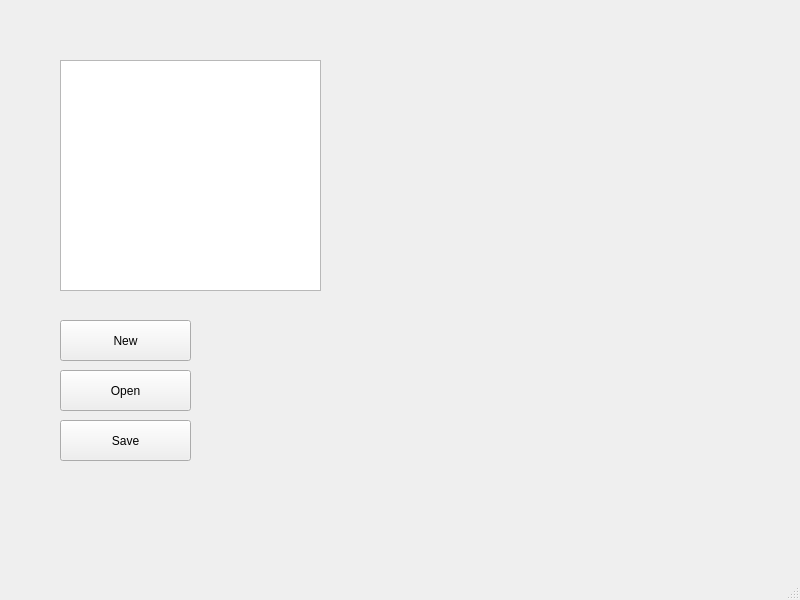
<?xml version="1.0" encoding="UTF-8"?>
<ui version="4.0">
 <class>MainWindow</class>
 <widget class="QMainWindow" name="MainWindow">
  <property name="geometry">
   <rect>
    <x>0</x>
    <y>0</y>
    <width>800</width>
    <height>600</height>
   </rect>
  </property>
  <property name="windowTitle">
   <string>MainWindow</string>
  </property>
  <widget class="QWidget" name="centralwidget">
   <widget class="QTextEdit" name="text_edit">
    <property name="geometry">
     <rect>
      <x>60</x>
      <y>60</y>
      <width>261</width>
      <height>231</height>
     </rect>
    </property>
   </widget>
   <widget class="QPushButton" name="action_new">
    <property name="geometry">
     <rect>
      <x>60</x>
      <y>320</y>
      <width>131</width>
      <height>41</height>
     </rect>
    </property>
    <property name="text">
     <string>New</string>
    </property>
   </widget>
   <widget class="QPushButton" name="action_open">
    <property name="geometry">
     <rect>
      <x>60</x>
      <y>370</y>
      <width>131</width>
      <height>41</height>
     </rect>
    </property>
    <property name="text">
     <string>Open</string>
    </property>
   </widget>
   <widget class="QPushButton" name="action_save">
    <property name="geometry">
     <rect>
      <x>60</x>
      <y>420</y>
      <width>131</width>
      <height>41</height>
     </rect>
    </property>
    <property name="text">
     <string>Save</string>
    </property>
   </widget>
  </widget>
  <widget class="QMenuBar" name="menubar">
   <property name="geometry">
    <rect>
     <x>0</x>
     <y>0</y>
     <width>800</width>
     <height>21</height>
    </rect>
   </property>
  </widget>
  <widget class="QStatusBar" name="statusbar"/>
 </widget>
 <resources/>
 <connections/>
</ui>
